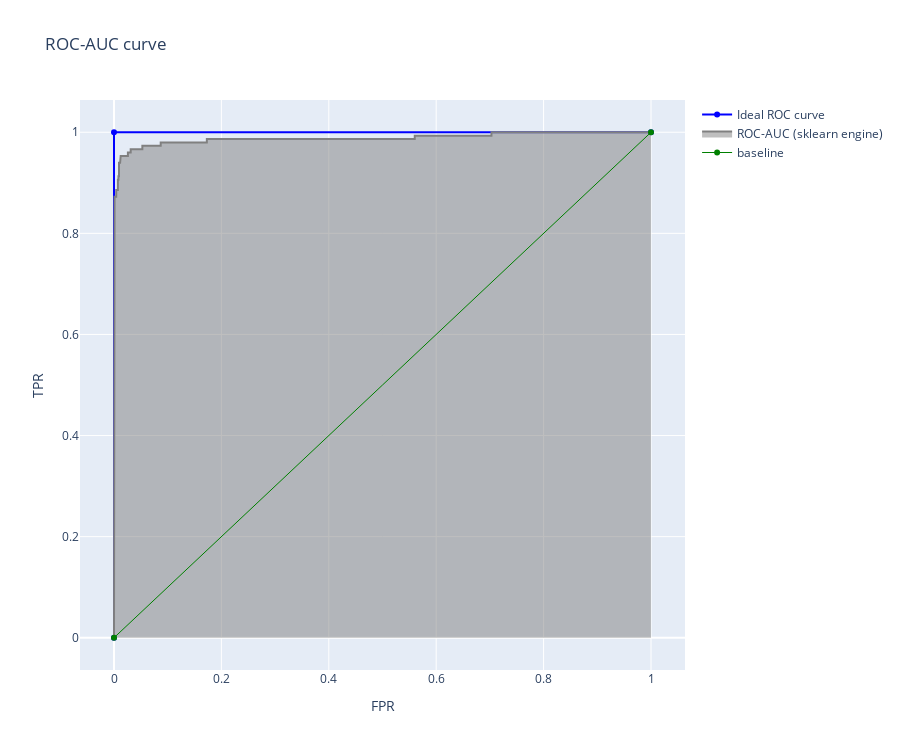

The notebook cell this image was saved under:
### Markdown cell above
### Linear regression ROC-AUC

### Code cell
predictions = lr.predict_proba(X_test)             # array of probabilities [0,1]
fpr1, tpr2, thres = roc_curve( y_test, predictions[:,1]) # select the second dimension with class 1 probabilities

fig = go.Figure()
fig.add_trace(go.Scatter(x=[0,0,1], y=[0,1,1], name='Ideal ROC curve',line=dict(color="blue", width=2)))
fig.add_trace(go.Scatter(  x= fpr1,  y= tpr2, mode='lines', fill= 'tozeroy', name= "ROC-AUC (sklearn engine)" , 
                         line=dict(color="grey", width=2))
)
fig.add_trace(go.Scatter(x=[0,1], y=[0,1], name="baseline",line=dict(color="Green", width=1)))
fig.update_layout(title= "ROC-AUC curve", xaxis_title="FPR", yaxis_title="TPR", width=900, height=750 )
fig.show()

### Figure 1 — Plotly figure (JSON) as saved in the notebook; plotly's stock layout.template omitted (floating-point values rounded to 4 significant figures)
{"data": [{"line": {"color": "blue", "width": 2}, "name": "Ideal ROC curve", "type": "scatter", "x": [0, 0, 1], "y": [0, 1, 1]}, {"fill": "tozeroy", "line": {"color": "grey", "width": 2}, "mode": "lines", "name": "ROC-AUC (sklearn engine)", "type": "scatter", "x": [0, 0, 0, 0, 0, 0, 0, 0, 0, 0, 0.001035, 0.001035, 0.001035, 0.001035, 0.001035, 0.001035, 0.003106, 0.004141, 0.004141, 0.007246, 0.007246, 0.008282, 0.008282, 0.009317, 0.009317, 0.009317, 0.01139, 0.01139, 0.01242, 0.01242, 0.02588, 0.02588, 0.03106, 0.03106, 0.0528, 0.0528, 0.08696, 0.08696, 0.1387, 0.1408, 0.1429, 0.147, 0.1729, 0.1729, 0.1739, 0.176, 0.1843, 0.1863, 0.3012, 0.3033, 0.3054, 0.3075, 0.3965, 0.3986, 0.5052, 0.5072, 0.5228, 0.5248, 0.5352, 0.5445, 0.56, 0.56, 0.6056, 0.6077, 0.6532, 0.6553, 0.6832, 0.6853, 0.7029, 0.7029, 0.735, 0.7371, 0.9451, 0.9493, 0.9565, 0.9586, 1], "y": [0, 0.006711, 0.02013, 0.03356, 0.04698, 0.1812, 0.1946, 0.2416, 0.255, 0.7383, 0.7383, 0.7517, 0.7651, 0.7852, 0.7987, 0.8725, 0.8725, 0.8725, 0.8859, 0.8859, 0.906, 0.906, 0.9128, 0.9128, 0.9262, 0.9396, 0.9396, 0.9463, 0.9463, 0.953, 0.953, 0.9597, 0.9597, 0.9664, 0.9664, 0.9732, 0.9732, 0.9799, 0.9799, 0.9799, 0.9799, 0.9799, 0.9799, 0.9866, 0.9866, 0.9866, 0.9866, 0.9866, 0.9866, 0.9866, 0.9866, 0.9866, 0.9866, 0.9866, 0.9866, 0.9866, 0.9866, 0.9866, 0.9866, 0.9866, 0.9866, 0.9933, 0.9933, 0.9933, 0.9933, 0.9933, 0.9933, 0.9933, 0.9933, 1, 1, 1, 1, 1, 1, 1, 1]}, {"line": {"color": "Green", "width": 1}, "name": "baseline", "type": "scatter", "x": [0, 1], "y": [0, 1]}], "layout": {"height": 750, "title": {"text": "ROC-AUC curve"}, "width": 900, "xaxis": {"title": {"text": "FPR"}}, "yaxis": {"title": {"text": "TPR"}}}}
